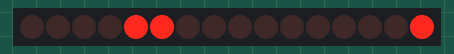
Recording of a sketch running on a simulated Arduino Uno, built with avr-gcc and run on an emulated ATmega328P. Parts: 16 shift-register outputs drawn as a row of LEDs (first output left, lit = HIGH). Wiring (inferred from the names in the program): 2 × shift register (74HC595): data pin 4; shift clock pin 2; latch pin 3. Wiring (inferred from the signals the program sends): row of LEDs: on Q0, Q1, Q2, Q3, Q4, Q5, Q6, Q7, Q8, Q9, Q10, Q11, Q12, Q13, Q14, Q15.

Above: at 0.05 s.
At 0.35 s:
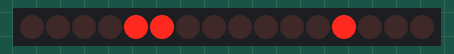
At 0.75 s:
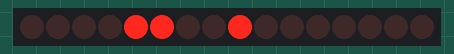
At 1.45 s:
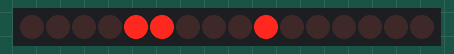
At 2.15 s:
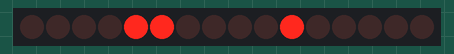
At 2.85 s:
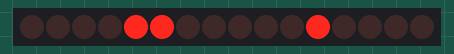
Timing chart, 0 to 3.1 s (numbered marks = the images above):
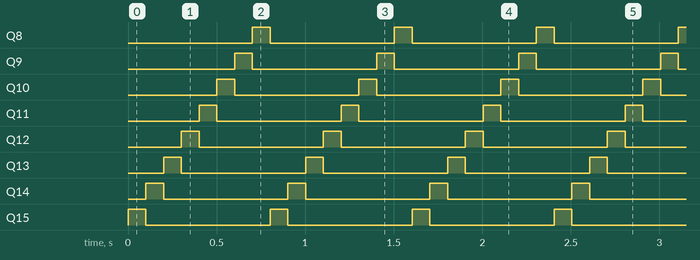

The sketch:

LEDs_testing.ino
```cpp
// Define Connections to 74HC595
const int led_latchPin = 3;
const int led_clockPin = 2;
const int led_dataPin = 4;


void setup ()
{
   Serial.begin(9600);
  // Setup 595 pins as Outputs
  pinMode(led_latchPin, OUTPUT);
  pinMode(led_clockPin, OUTPUT);
  pinMode(led_dataPin, OUTPUT);


}

void loop() {

int row_num[8] = {128,64,32,16,8,4,2,1};//,2,4,8,16,31,64,128};
int col_num[8] = {128,64,32,16,8,4,2,1};//,2,4,8,16,32,64,128};

  //row rows 0-8
  for (int rows = 7; rows >=0; rows--)
  {

//    //for sensor row 0-7
//    digitalWrite(led_latchPin, LOW);
//    int led_shiftin_rows = 1 << rows;
//    row_num[rows] = led_shiftin_rows;
//    Serial.print("Row number:");
//    Serial.println(led_shiftin_rows);
//    shiftOut(led_dataPin, led_clockPin, MSBFIRST, led_shiftin>>8);  //this first statement goes to the chained shift reg
////    shiftOut(led_dataPin, led_clockPin, MSBFIRST, led_shiftin); //goes to the first shift reg
//    digitalWrite(led_latchPin, HIGH);
//    delay(1000);

    for (int cols =0; cols <8; cols++)
    {
        digitalWrite(led_latchPin, LOW);
//        int led_shiftin_col = 1 << cols;
//        col_num[cols] = led_shiftin_col;
//        Serial.println(led_shiftin_col);
//        Serial.println(col_num[cols]);
        shiftOut(led_dataPin, led_clockPin, MSBFIRST, col_num[cols]); //this first statement goes to the chained shift reg- columns
        shiftOut(led_dataPin, led_clockPin, MSBFIRST, row_num [2] | row_num[3]); //this statment goes to the first shift reg - rows


//        shiftOut(led_dataPin, led_clockPin, MSBFIRST, led_shiftin);
//        shiftOut(led_dataPin, led_clockPin, MSBFIRST, shiftin>>8);//goes to the first shift reg
        digitalWrite(led_latchPin, HIGH);
        delay(100);

    }


  }


}
```

Measured:
- by itself, Q8–15: alternates HIGH for 0.10 s and LOW for 0.70 s
- by itself, everything shown: repeats every 0.80 s, in 8 steps
